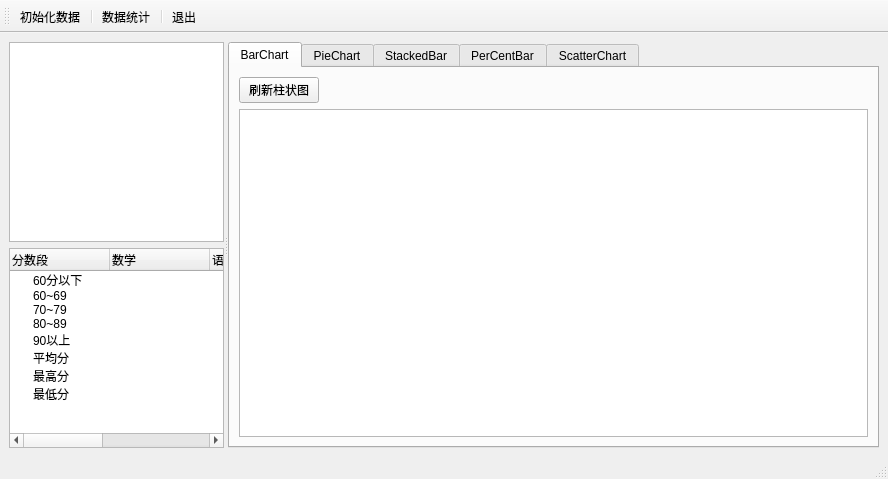
<?xml version="1.0" encoding="UTF-8"?>
<ui version="4.0">
 <class>MainWindow</class>
 <widget class="QMainWindow" name="MainWindow">
  <property name="geometry">
   <rect>
    <x>0</x>
    <y>0</y>
    <width>888</width>
    <height>479</height>
   </rect>
  </property>
  <property name="windowTitle">
   <string>MainWindow</string>
  </property>
  <property name="toolButtonStyle">
   <enum>Qt::ToolButtonTextUnderIcon</enum>
  </property>
  <widget class="QWidget" name="centralwidget">
   <layout class="QGridLayout" name="gridLayout">
    <item row="0" column="0">
     <widget class="QSplitter" name="splitter">
      <property name="orientation">
       <enum>Qt::Horizontal</enum>
      </property>
      <widget class="QWidget" name="layoutWidget">
       <layout class="QVBoxLayout" name="verticalLayout">
        <item>
         <widget class="QTableView" name="tableView"/>
        </item>
        <item>
         <widget class="QTreeWidget" name="treeWidget">
          <column>
           <property name="text">
            <string>分数段</string>
           </property>
          </column>
          <column>
           <property name="text">
            <string>数学</string>
           </property>
          </column>
          <column>
           <property name="text">
            <string>语文</string>
           </property>
          </column>
          <column>
           <property name="text">
            <string>英语</string>
           </property>
          </column>
          <column>
           <property name="text">
            <string>平均分</string>
           </property>
          </column>
          <item>
           <property name="text">
            <string>60分以下</string>
           </property>
           <property name="text">
            <string/>
           </property>
           <property name="text">
            <string/>
           </property>
           <property name="text">
            <string/>
           </property>
           <property name="text">
            <string/>
           </property>
          </item>
          <item>
           <property name="text">
            <string>60~69</string>
           </property>
           <property name="text">
            <string/>
           </property>
           <property name="text">
            <string/>
           </property>
           <property name="text">
            <string/>
           </property>
           <property name="text">
            <string/>
           </property>
          </item>
          <item>
           <property name="text">
            <string>70~79</string>
           </property>
           <property name="text">
            <string/>
           </property>
           <property name="text">
            <string/>
           </property>
           <property name="text">
            <string/>
           </property>
           <property name="text">
            <string/>
           </property>
          </item>
          <item>
           <property name="text">
            <string>80~89</string>
           </property>
           <property name="text">
            <string/>
           </property>
           <property name="text">
            <string/>
           </property>
           <property name="text">
            <string/>
           </property>
           <property name="text">
            <string/>
           </property>
          </item>
          <item>
           <property name="text">
            <string>90以上</string>
           </property>
           <property name="text">
            <string/>
           </property>
           <property name="text">
            <string/>
           </property>
           <property name="text">
            <string/>
           </property>
           <property name="text">
            <string/>
           </property>
          </item>
          <item>
           <property name="text">
            <string>平均分</string>
           </property>
          </item>
          <item>
           <property name="text">
            <string>最高分</string>
           </property>
          </item>
          <item>
           <property name="text">
            <string>最低分</string>
           </property>
          </item>
         </widget>
        </item>
       </layout>
      </widget>
      <widget class="QTabWidget" name="tabWidget">
       <property name="currentIndex">
        <number>0</number>
       </property>
       <widget class="QWidget" name="tab">
        <attribute name="icon">
         <iconset>
          <normalon>:/images/BarChart.png</normalon>
         </iconset>
        </attribute>
        <attribute name="title">
         <string>BarChart</string>
        </attribute>
        <layout class="QGridLayout" name="gridLayout_2">
         <item row="1" column="0" colspan="2">
          <widget class="QChartView" name="chartViewBar"/>
         </item>
         <item row="0" column="0">
          <widget class="QPushButton" name="btn_flashBar">
           <property name="text">
            <string>刷新柱状图</string>
           </property>
          </widget>
         </item>
         <item row="0" column="1">
          <spacer name="horizontalSpacer">
           <property name="orientation">
            <enum>Qt::Horizontal</enum>
           </property>
           <property name="sizeHint" stdset="0">
            <size>
             <width>177</width>
             <height>20</height>
            </size>
           </property>
          </spacer>
         </item>
        </layout>
       </widget>
       <widget class="QWidget" name="tab_2">
        <attribute name="icon">
         <iconset>
          <normalon>:/images/PieChart.png</normalon>
         </iconset>
        </attribute>
        <attribute name="title">
         <string>PieChart</string>
        </attribute>
        <layout class="QGridLayout" name="gridLayout_3">
         <item row="0" column="3">
          <widget class="QLabel" name="label_2">
           <property name="text">
            <string>HoleSize</string>
           </property>
           <property name="alignment">
            <set>Qt::AlignRight|Qt::AlignTrailing|Qt::AlignVCenter</set>
           </property>
          </widget>
         </item>
         <item row="0" column="2">
          <widget class="QPushButton" name="btn_flashPie">
           <property name="text">
            <string>刷新饼图</string>
           </property>
          </widget>
         </item>
         <item row="0" column="6">
          <widget class="QDoubleSpinBox" name="doubleSpinBox_pieSize">
           <property name="minimumSize">
            <size>
             <width>90</width>
             <height>21</height>
            </size>
           </property>
           <property name="minimum">
            <double>0.000000000000000</double>
           </property>
           <property name="value">
            <double>0.700000000000000</double>
           </property>
          </widget>
         </item>
         <item row="0" column="8">
          <widget class="QComboBox" name="comboBox_them">
           <property name="minimumSize">
            <size>
             <width>80</width>
             <height>0</height>
            </size>
           </property>
           <item>
            <property name="text">
             <string>主题1</string>
            </property>
           </item>
           <item>
            <property name="text">
             <string>主题2</string>
            </property>
           </item>
           <item>
            <property name="text">
             <string>主题3</string>
            </property>
           </item>
           <item>
            <property name="text">
             <string>主题4</string>
            </property>
           </item>
          </widget>
         </item>
         <item row="0" column="5">
          <widget class="QLabel" name="label_3">
           <property name="text">
            <string>PieSize</string>
           </property>
           <property name="alignment">
            <set>Qt::AlignRight|Qt::AlignTrailing|Qt::AlignVCenter</set>
           </property>
          </widget>
         </item>
         <item row="0" column="4">
          <widget class="QDoubleSpinBox" name="doubleSpinBox_holeSize">
           <property name="minimumSize">
            <size>
             <width>90</width>
             <height>21</height>
            </size>
           </property>
           <property name="value">
            <double>0.200000000000000</double>
           </property>
          </widget>
         </item>
         <item row="0" column="0">
          <widget class="QLabel" name="label">
           <property name="text">
            <string>分析数据</string>
           </property>
           <property name="alignment">
            <set>Qt::AlignRight|Qt::AlignTrailing|Qt::AlignVCenter</set>
           </property>
          </widget>
         </item>
         <item row="0" column="1">
          <widget class="QComboBox" name="comboBox_course">
           <property name="minimumSize">
            <size>
             <width>80</width>
             <height>0</height>
            </size>
           </property>
           <item>
            <property name="text">
             <string>语文</string>
            </property>
           </item>
           <item>
            <property name="text">
             <string>数学</string>
            </property>
           </item>
           <item>
            <property name="text">
             <string>英语</string>
            </property>
           </item>
          </widget>
         </item>
         <item row="0" column="7">
          <widget class="QLabel" name="label_4">
           <property name="text">
            <string>主题</string>
           </property>
           <property name="alignment">
            <set>Qt::AlignRight|Qt::AlignTrailing|Qt::AlignVCenter</set>
           </property>
          </widget>
         </item>
         <item row="1" column="0" colspan="9">
          <widget class="QChartView" name="chartViewPie"/>
         </item>
        </layout>
       </widget>
       <widget class="QWidget" name="tab_3">
        <attribute name="icon">
         <iconset>
          <normalon>:/images/StackedBar.png</normalon>
         </iconset>
        </attribute>
        <attribute name="title">
         <string>StackedBar</string>
        </attribute>
        <layout class="QGridLayout" name="gridLayout_4">
         <item row="0" column="0">
          <widget class="QPushButton" name="btn_flashStackedBar">
           <property name="text">
            <string>刷新堆叠柱状图</string>
           </property>
          </widget>
         </item>
         <item row="0" column="1">
          <spacer name="horizontalSpacer_2">
           <property name="orientation">
            <enum>Qt::Horizontal</enum>
           </property>
           <property name="sizeHint" stdset="0">
            <size>
             <width>485</width>
             <height>20</height>
            </size>
           </property>
          </spacer>
         </item>
         <item row="1" column="0" colspan="2">
          <widget class="QChartView" name="chartViewStackedBar"/>
         </item>
        </layout>
       </widget>
       <widget class="QWidget" name="tab_4">
        <attribute name="icon">
         <iconset>
          <normalon>:/images/PercentBar.png</normalon>
         </iconset>
        </attribute>
        <attribute name="title">
         <string>PerCentBar</string>
        </attribute>
        <layout class="QGridLayout" name="gridLayout_5">
         <item row="0" column="0">
          <widget class="QPushButton" name="btn_flashPercentBar">
           <property name="text">
            <string>刷新百分比柱状图</string>
           </property>
          </widget>
         </item>
         <item row="0" column="1">
          <spacer name="horizontalSpacer_3">
           <property name="orientation">
            <enum>Qt::Horizontal</enum>
           </property>
           <property name="sizeHint" stdset="0">
            <size>
             <width>473</width>
             <height>20</height>
            </size>
           </property>
          </spacer>
         </item>
         <item row="1" column="0" colspan="2">
          <widget class="QChartView" name="chartViewPercentBar"/>
         </item>
        </layout>
       </widget>
       <widget class="QWidget" name="tab_5">
        <attribute name="icon">
         <iconset>
          <normalon>:/images/ScatterChart.png</normalon>
         </iconset>
        </attribute>
        <attribute name="title">
         <string>ScatterChart</string>
        </attribute>
        <layout class="QGridLayout" name="gridLayout_6">
         <item row="0" column="0">
          <widget class="QPushButton" name="btn_flashScatterChart">
           <property name="text">
            <string>刷新图标</string>
           </property>
          </widget>
         </item>
         <item row="0" column="1">
          <spacer name="horizontalSpacer_4">
           <property name="orientation">
            <enum>Qt::Horizontal</enum>
           </property>
           <property name="sizeHint" stdset="0">
            <size>
             <width>497</width>
             <height>20</height>
            </size>
           </property>
          </spacer>
         </item>
         <item row="1" column="0" colspan="2">
          <widget class="QChartView" name="chartViewScatterChart"/>
         </item>
        </layout>
       </widget>
      </widget>
     </widget>
    </item>
   </layout>
  </widget>
  <widget class="QMenuBar" name="menubar">
   <property name="geometry">
    <rect>
     <x>0</x>
     <y>0</y>
     <width>888</width>
     <height>17</height>
    </rect>
   </property>
  </widget>
  <widget class="QStatusBar" name="statusbar"/>
  <widget class="QToolBar" name="toolBar">
   <property name="windowTitle">
    <string>toolBar</string>
   </property>
   <attribute name="toolBarArea">
    <enum>TopToolBarArea</enum>
   </attribute>
   <attribute name="toolBarBreak">
    <bool>false</bool>
   </attribute>
   <addaction name="action_init"/>
   <addaction name="separator"/>
   <addaction name="action_survey"/>
   <addaction name="separator"/>
   <addaction name="action_exit"/>
  </widget>
  <action name="action_init">
   <property name="icon">
    <iconset resource="res.qrc">
     <normaloff>:/images/init.png</normaloff>:/images/init.png</iconset>
   </property>
   <property name="text">
    <string>初始化数据</string>
   </property>
   <property name="font">
    <font/>
   </property>
  </action>
  <action name="action_survey">
   <property name="icon">
    <iconset resource="res.qrc">
     <normaloff>:/images/survey.png</normaloff>:/images/survey.png</iconset>
   </property>
   <property name="text">
    <string>数据统计</string>
   </property>
  </action>
  <action name="action_exit">
   <property name="icon">
    <iconset resource="res.qrc">
     <normaloff>:/images/exit.png</normaloff>:/images/exit.png</iconset>
   </property>
   <property name="text">
    <string>退出</string>
   </property>
  </action>
 </widget>
 <customwidgets>
  <customwidget>
   <class>QChartView</class>
   <extends>QGraphicsView</extends>
   <header location="global">qchartview.h</header>
  </customwidget>
 </customwidgets>
 <resources>
  <include location="res.qrc"/>
 </resources>
 <connections>
  <connection>
   <sender>action_exit</sender>
   <signal>triggered()</signal>
   <receiver>MainWindow</receiver>
   <slot>close()</slot>
   <hints>
    <hint type="sourcelabel">
     <x>-1</x>
     <y>-1</y>
    </hint>
    <hint type="destinationlabel">
     <x>299</x>
     <y>218</y>
    </hint>
   </hints>
  </connection>
 </connections>
</ui>
